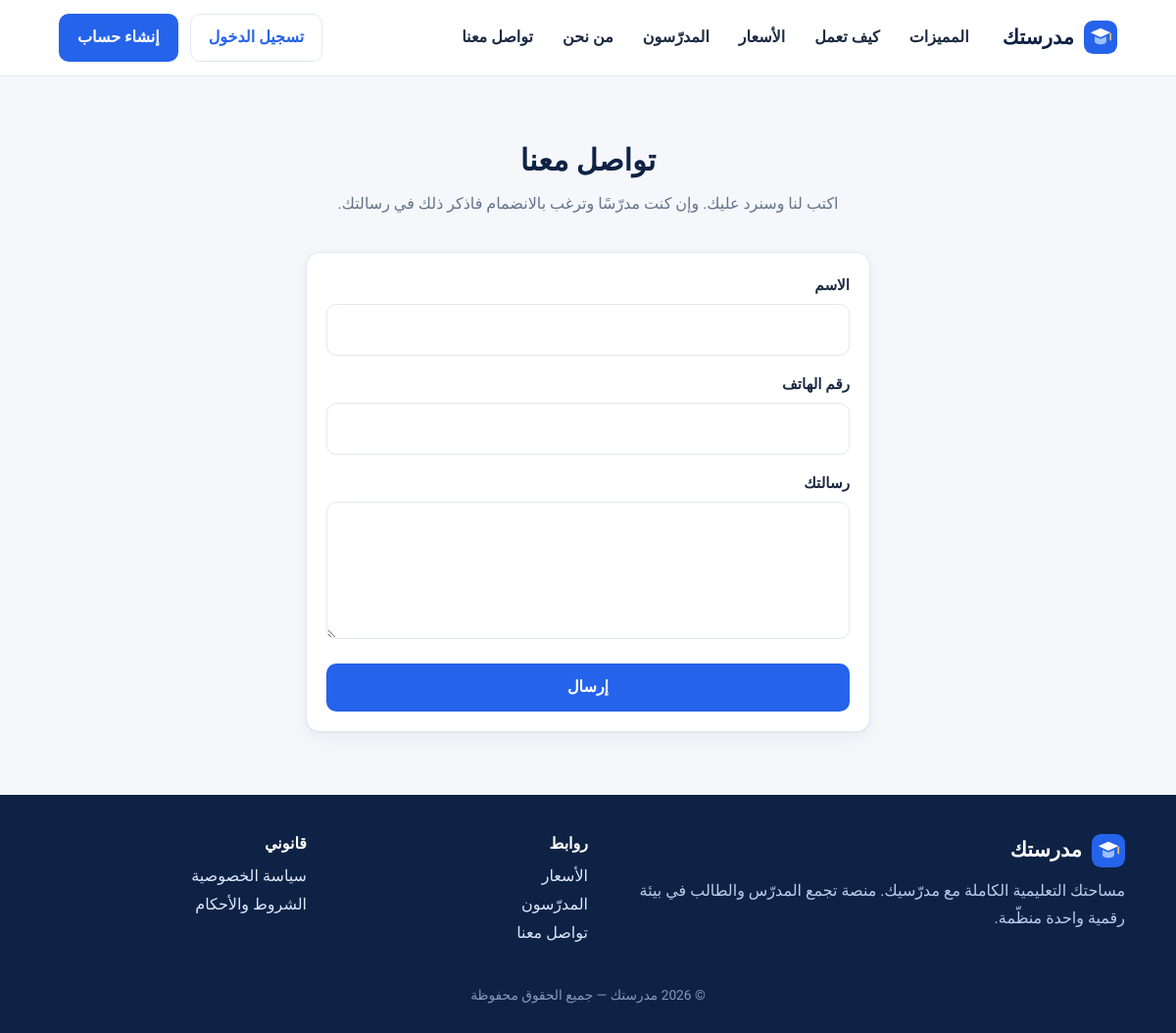
Page /contact/ on the committed database.
### accounts/models.py (models this page shows)
class SiteSetting(models.Model):
    platform_name = models.CharField("اسم المنصة", max_length=80, default="مدرستك")
    tagline = models.CharField("الشعار النصي", max_length=200, default="مساحتك التعليمية الكاملة مع مدرّسيك")
    wallet_number = models.CharField("رقم المحفظة لاستلام الاشتراكات", max_length=20, blank=True)
    wallet_holder = models.CharField("اسم صاحب المحفظة", max_length=100, blank=True)
    payment_instructions = models.TextField("تعليمات الدفع للطالب", blank=True,
                                            default="حوّل قيمة الاشتراك إلى المحفظة ثم ارفع صورة إيصال التحويل وسيتم تفعيل اشتراكك بعد المراجعة.")
    support_phone = models.CharField("هاتف الدعم", max_length=20, blank=True)
    support_email = models.EmailField("بريد الدعم", blank=True)
    default_monthly_price = models.DecimalField("السعر الافتراضي لاشتراك المدرّس الجديد", max_digits=8, decimal_places=2, default=10)
    groq_api_key = models.CharField("مفتاح Groq API (لتشغيل ميزات الذكاء الاصطناعي)", max_length=200, blank=True)
    anthropic_api_key = models.CharField("مفتاح Anthropic API (بديل عن Groq)", max_length=200, blank=True)
    privacy_text = models.TextField("سياسة الخصوصية", blank=True)
    terms_text = models.TextField("الشروط والأحكام", blank=True)
    registration_open = models.BooleanField("فتح تسجيل الطلاب الجدد", default=True)
    names_in_english = models.BooleanField("تحويل أسماء المسجّلين الجدد إلى الإنجليزية تلقائيًا", default=True)
    staff_permissions = models.JSONField("صلاحيات فريق الإدارة", default=dict, blank=True)
    @classmethod
    def get(cls):
        obj, _ = cls.objects.get_or_create(pk=1)
        return obj

### accounts/views.py (the view)
# urls.py: path("contact/", views.contact, name="contact"),
def contact(request):
    form = ContactForm(request.POST or None)
    if request.method == "POST" and form.is_valid():
        c = form.cleaned_data
        ContactMessage.objects.create(kind="contact", name=c["name"], phone=c["phone"], message=c["message"])
        messages.success(request, "وصلتنا رسالتك وسنتواصل معك قريبًا.")
        return redirect("contact")
    return render(request, "site/contact.html", {"form": form})

### accounts/forms.py
class ContactForm(StyledForm):
    name = forms.CharField(label="الاسم", max_length=100)
    phone = forms.CharField(label="رقم الهاتف", max_length=20, widget=forms.TextInput(attrs={"dir": "ltr"}))
    message = forms.CharField(label="رسالتك", widget=forms.Textarea(attrs={"rows": 4}))

### accounts/context_processors.py (called while the page is built, shortened)
def site(request):
    return {"site": SiteSetting.get()}

def dashboard(request):
    u = getattr(request, "user", None)
    ctx = {}
    if not u or not u.is_authenticated:
        return ctx

### accounts/forms.py (called while the page is built)
    def style(self):
        for f in self.fields.values():
            w = f.widget
            cls = w.attrs.get("class", "")
            if isinstance(w, (forms.CheckboxInput,)):
                w.attrs["class"] = (cls + " check").strip()
            elif isinstance(w, forms.RadioSelect):
                pass
            else:
                w.attrs["class"] = (cls + " input").strip()

### uikit/context_processors.py (called while the page is built, shortened)
def ui(request):
    ctx = {"ICONS": ICONS}
    u = getattr(request, "user", None)
    if not u or not u.is_authenticated:
        return ctx

### templates/site/contact.html (shortened to what this page needs)
{% extends "site/public_base.html" %}
{% block main %}
<section class="section"><div class="wrap" style="max-width:640px">
  <h2>تواصل معنا</h2><p class="sub">اكتب لنا وسنرد عليك. وإن كنت مدرّسًا وترغب بالانضمام فاذكر ذلك في رسالتك.</p>
  <div class="card"><form method="post" data-once>{% csrf_token %}{% include "partials/form.html" %}<button class="btn block" type="submit">إرسال</button></form></div>
</div></section>
{% endblock %}

### templates/site/public_base.html
{% extends "base.html" %}
{% block body %}
<header class="pub-header">
  <a class="brand" href="{% url 'landing' %}">{% include "partials/logo.html" %}<span>{{ site.platform_name }}</span></a>
  <nav aria-label="التنقل الرئيسي">
    <a href="{% url 'landing' %}#features">المميزات</a>
    <a href="{% url 'landing' %}#how">كيف تعمل</a>
    <a href="{% url 'pricing' %}">الأسعار</a>
    <a href="{% url 'teachers' %}">المدرّسون</a>
    <a href="{% url 'about' %}">من نحن</a>
    <a href="{% url 'contact' %}">تواصل معنا</a>
  </nav>
  <div class="row">
    {% if user.is_authenticated %}<a class="btn" href="{% url 'go' %}">لوحتي</a>
    {% else %}<a class="btn ghost" href="{% url 'login' %}">تسجيل الدخول</a><a class="btn" href="{% url 'register' %}">إنشاء حساب</a>{% endif %}
  </div>
</header>
{% block main %}{% endblock %}
<footer class="pub-footer">
  <div class="wrap cols">
    <div><div class="brand" style="color:#fff;padding:0 0 8px">{% include "partials/logo.html" %}<span>{{ site.platform_name }}</span></div>
      <p>{{ site.tagline }}. منصة تجمع المدرّس والطالب في بيئة رقمية واحدة منظّمة.</p>
      {% if site.support_phone %}<p>الدعم: <span class="ltr">{{ site.support_phone }}</span></p>{% endif %}</div>
    <div><h4 style="color:#fff">روابط</h4><p><a href="{% url 'pricing' %}">الأسعار</a><br><a href="{% url 'teachers' %}">المدرّسون</a><br><a href="{% url 'contact' %}">تواصل معنا</a></p></div>
    <div><h4 style="color:#fff">قانوني</h4><p><a href="{% url 'privacy' %}">سياسة الخصوصية</a><br><a href="{% url 'terms' %}">الشروط والأحكام</a></p></div>
  </div>
  <div class="wrap small center" style="margin-top:22px;opacity:.7">© {% now "Y" %} {{ site.platform_name }} — جميع الحقوق محفوظة</div>
</footer>
{% endblock %}

### static/css/app.css (style rules this page uses)
:root { --navy:#0e2245; --navy-2:#16305d; --blue:#2563eb; --blue-d:#1d4fc4; --sky:#e8f1fd; --sky-2:#f2f7fe; --teal:#0f9d8f; --teal-l:#e0f5f2; --purple:#6d5bd0; --purple-l:#efecfb; --gold:#c9962b; --gold-l:#fbf3e0; --red:#d64545; --red-l:#fdeaea; --green:#1f9d61; --green-l:#e4f6ec; --amber:#d98a10; --amber-l:#fdf1dc; --bg:#f5f7fb; --card:#fff; --text:#1b2a41; --muted:#65748b; --line:#e1e8f2; --shadow:0 1px 2px rgba(14,34,69,.05),0 6px 18px rgba(14,34,69,.05); --r:14px; --sidebar:268px; }
* { box-sizing:border-box }
html { scroll-behavior:smooth }
body { margin:0;background:var(--bg);color:var(--text);font-family:"Tajawal","Segoe UI",Tahoma,Arial,sans-serif;font-size:16px;line-height:1.8;-webkit-font-smoothing:antialiased }
a { color:var(--blue);text-decoration:none }
h1,h2,h3,h4 { line-height:1.45;margin:0 0 .5em;color:var(--navy);font-weight:800 }
h2 { font-size:1.4rem }
h4 { font-size:1rem }
p { margin:0 0 .9em }
.small { font-size:.86rem }
.center { text-align:center }
.row { display:flex;gap:12px;align-items:center;flex-wrap:wrap }
.btn { display:inline-flex;align-items:center;justify-content:center;gap:6px;padding:9px 18px;border-radius:10px;border:1.5px solid transparent;background:var(--blue);color:#fff;font:inherit;font-weight:700;cursor:pointer;text-decoration:none;transition:background .15s,transform .05s }
.btn.block { display:flex;width:100% }
.btn.ghost { background:transparent;color:var(--blue);border-color:var(--line) }
.card { background:var(--card);border:1px solid var(--line);border-radius:var(--r);padding:20px;box-shadow:var(--shadow) }
.input { width:100%;padding:11px 14px;border:1.5px solid var(--line);border-radius:10px;font:inherit;background:#fff;color:var(--text) }
textarea.input { resize:vertical;min-height:90px }
.brand { display:flex;align-items:center;gap:10px;color:#fff;font-weight:800;font-size:1.3rem;padding:6px 8px 16px;text-decoration:none }
.pub-header { display:flex;align-items:center;gap:22px;padding:14px clamp(16px,5vw,64px);background:#fff;border-bottom:1px solid var(--line);position:sticky;top:0;z-index:40 }
.pub-header .brand { color:var(--navy);padding:0 }
.pub-header nav { display:flex;gap:6px;flex:1 }
.pub-header nav a { padding:6px 12px;border-radius:8px;color:var(--text);font-weight:600 }
.wrap { max-width:1160px;margin:0 auto;padding:0 clamp(16px,4vw,32px) }
.section { padding:64px 0 }
.section h2 { font-size:1.9rem;text-align:center;margin-bottom:8px }
.section .sub { text-align:center;color:var(--muted);max-width:640px;margin:0 auto 34px }
.pub-footer { background:var(--navy);color:#b9cdee;padding:38px 0 26px;margin-top:0 }
.pub-footer a { color:#dbe7fb }
.pub-footer .cols { display:grid;grid-template-columns:2fr 1fr 1fr;gap:26px }

### rows in the picture
SiteSetting: platform_name "مدرستك", tagline "مساحتك التعليمية الكاملة مع مدرّسيك"

### other values in the picture
{{ f.label }} "الاسم" "رقم الهاتف" "رسالتك"
